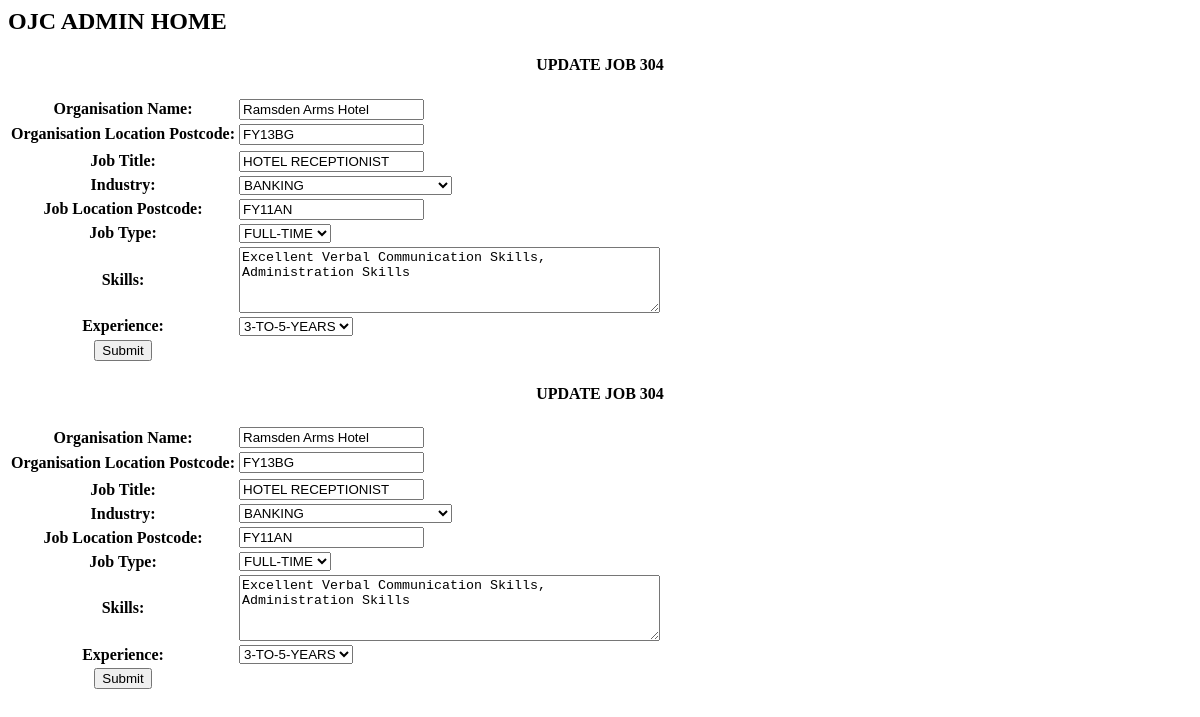
The page /admin/home/handler.php?editJob=304 on the database its author committed.
### tables this page shows
CREATE TABLE IF NOT EXISTS OJC_JOB(
	JOB_ID			INT NOT NULL AUTO_INCREMENT,
	USER_ID			INT NOT NULL,
	ORG_NAME		VARCHAR(255) NOT NULL,
	ORG_LOCATION	VARCHAR(255) NOT NULL,
	JOB_TITLE	 	VARCHAR(255) NOT NULL,
	JOB_INDUSTRY	INT NOT NULL,
	JOB_LOCATION	VARCHAR(255) NOT NULL,
	JOB_TYPE		INT NOT NULL,
	JOB_SKILLS		VARCHAR(255) NOT NULL,
	JOB_EXPERIENCE	INT NOT NULL,
    UPDATED_DATE 	TIMESTAMP DEFAULT CURRENT_TIMESTAMP,
	CONSTRAINT JOB_ID_PK PRIMARY KEY(JOB_ID),
	CONSTRAINT USER_ID_JOB_FK FOREIGN KEY(USER_ID) REFERENCES OJC_USER(USER_ID),
	CONSTRAINT JOB_INDUSTRY_JOB_FK FOREIGN KEY(JOB_INDUSTRY) REFERENCES OJC_JOB_INDUSTRY(JOB_INDUSTRY_ID),
	CONSTRAINT JOB_TYPE_JOB_FK FOREIGN KEY(JOB_TYPE) REFERENCES OJC_JOB_TYPE(JOB_TYPE_ID),
	CONSTRAINT JOB_EXPERIENCE_JOB_FK FOREIGN KEY(JOB_EXPERIENCE) REFERENCES OJC_JOB_EXPERIENCE(JOB_EXPERIENCE_ID)

);

### admin/object/user.php (called while the page is built, shortened)
<?php
class user
{
    private $conn;
    public function __construct($db)
    {
        $this->conn = $db;
    }
    function getJobDetails($job_id)
    {
        $query = "SELECT * FROM OJC_JOB WHERE JOB_ID = :job_id";
        $stmt = $this->conn->prepare($query);
        $stmt->bindParam(':job_id', $job_id);
        $stmt->execute();
        $userRow = $stmt->fetch(PDO::FETCH_ASSOC);
        return $userRow;
    }
    function getJobIndustryList()
    {
        $query = "SELECT * FROM OJC_JOB_INDUSTRY ORDER BY TYPE";
        $stmt = $this->conn->prepare($query);
        $stmt->execute();
        $rows = $stmt->fetchAll(PDO::FETCH_ASSOC);
        return $rows;
    }
    function getJobTypeList()
    {
        $query = "SELECT * FROM OJC_JOB_TYPE ORDER BY TYPE";
        $stmt = $this->conn->prepare($query);
        $stmt->execute();
        $rows = $stmt->fetchAll(PDO::FETCH_ASSOC);
        return $rows;
    }
    function getExperienceList()
    {
        $query = "SELECT * FROM OJC_JOB_EXPERIENCE ORDER BY TYPE";
        $stmt = $this->conn->prepare($query);
        $stmt->execute();
        $rows = $stmt->fetchAll(PDO::FETCH_ASSOC);
        return $rows;
    }
}

### admin/home/handler.php (the view, shortened to what this page needs)
<?php
include('../includes/admin_home_header.php');
include_once('../config/databaseConfig.php');
include_once('../object/user.php');
$database = new DatabaseConfig();
$db = $database->getConnection();
$user = new user($db);
if (isset($_GET['editJob'])) {
    $id = $_GET['editJob'];
    $jobToEdit = $user->getJobDetails($id);
?>
<!DOCTYPE html>
<html lang="en">
<head>
    <link rel="stylesheet" type="text/css" href="../css/admin.css">
</head>
<body>
<table>
    <h4 style="text-align:center">UPDATE JOB <?php echo $jobToEdit['JOB_ID']; ?> <h4>
    <form action="./admin/updates/admin_ajax_request_handler.php" method="post">
        <tr>
            <th>
            <label for="org_name">Organisation Name:</label></th>
            <td>
            <input type="text" id="org_name" name="org_name" value="<?php echo $jobToEdit['ORG_NAME']; ?>"></td>
        </tr>
        <tr>
            <th>
            <label for="org_location">Organisation Location Postcode:</label></th>
            <td>
            <input type="text" id="org_location" name="org_location" value="<?php echo $jobToEdit['ORG_LOCATION']; ?>"></td>
        <tr>
        <tr>
            <th>
            <label for="title">Job Title:</label>
            </th>
            <td>
            <input type="text" id="title" name="title" value="<?php echo $jobToEdit['JOB_TITLE']; ?>">
            </td>
        </tr>
        <tr>
            <th>
                <label for="industry">Industry:</label>
            </th>
            <td>
                <select name="industry" id="industry" value="<?php echo $jobToEdit['JOB_INDUSTRY'];?>">
                    <?php
                    $industryList = $user->getJobIndustryList();
                    foreach($industryList as $industry){
                        echo "<option value='".$industry['JOB_INDUSTRY_ID']."'>".$industry['TYPE']."</option>";
                    }?>
                </select>
            </td>
        </tr>
        <tr>
            <th>
            <label for="location">Job Location Postcode:</label>
            </th>
            <td>
            <input type="text" id="location" name="location" value="<?php echo $jobToEdit['JOB_LOCATION']; ?>">
            </td>
        </tr>
        <tr>
            <th>
                <label for="jobType">Job Type:</label>
            </th>
            <td>
                <select name="jobType" id="jobType" value="<?php echo $jobToEdit['JOB_TYPE']; ?>">
                <?php
                $jobTypeList = $user->getJobTypeList();
                foreach($jobTypeList as $jobType){
                    echo "<option value='".$jobType['JOB_TYPE_ID']."'>".$jobType['TYPE']."</option>";
                }?>
                </select>
            </td>
        </tr>
        <tr>
            <th>
            <label for="skills">Skills:</label>
            </th>
            <td>
                <textarea id="skills" name="skills" rows="4" cols="50"><?php echo $jobToEdit['JOB_SKILLS']; ?>
                </textarea>
            </td>
        </tr>
        <tr>
            <th><label for="experience">Experience:</label></th>
            <td>
            <select name="experience" id="experience" value="<?php echo $jobToEdit['JOB_EXPERIENCE'];?>">
                <?php
                $experienceList = $user->getExperienceList();
                foreach($experienceList as $experience){
                    echo "<option value='".$experience['JOB_EXPERIENCE_ID']."'>".$experience['TYPE']."</option>";
                }?>
            </select>
            </td>
        </tr>
        <tr>
            <th><input type="submit" value="Submit" class="edit_btn" name="updateJob"></th>
        </tr>
    </form>
</table>
</body>
</html>
<?php
}
?>
<?php
        if (isset($_GET['editJob']))
        {
            $id = $_GET['editJob'];
            $jobToEdit = $user->getJobDetails($id);
    ?>
        <table>
            <h4 style="text-align:center">UPDATE JOB <?php echo $jobToEdit['JOB_ID']; ?> <h4>
            <form action="./admin/updates/admin_ajax_request_handler.php" method="post">
                <tr>
                    <th>
                    <label for="org_name">Organisation Name:</label></th>
                    <td>
                    <input type="text" id="org_name" name="org_name" value="<?php echo $jobToEdit['ORG_NAME']; ?>"></td>
                </tr>
                <tr>
                    <th>
                    <label for="org_location">Organisation Location Postcode:</label></th>
                    <td>
                    <input type="text" id="org_location" name="org_location" value="<?php echo $jobToEdit['ORG_LOCATION']; ?>"></td>
                <tr>
                <tr>
                    <th>
                    <label for="title">Job Title:</label>
                    </th>
                    <td>
                    <input type="text" id="title" name="title" value="<?php echo $jobToEdit['JOB_TITLE']; ?>">
                    </td>
                </tr>
                <tr>
                    <th>
                        <label for="industry">Industry:</label>
                    </th>
                    <td>
                        <select name="industry" id="industry" value="<?php echo $jobToEdit['JOB_INDUSTRY'];?>">
                            <?php
                            $industryList = $user->getJobIndustryList();
                            foreach($industryList as $industry){
                                echo "<option value='".$industry['JOB_INDUSTRY_ID']."'>".$industry['TYPE']."</option>";
                            }?>
                        </select>
                    </td>
                </tr>
                <tr>
                    <th>
                    <label for="location">Job Location Postcode:</label>
                    </th>
                    <td>
                    <input type="text" id="location" name="location" value="<?php echo $jobToEdit['JOB_LOCATION']; ?>">
                    </td>
                </tr>
                <tr>
                    <th>
                        <label for="jobType">Job Type:</label>
                    </th>
                    <td>
                        <select name="jobType" id="jobType" value="<?php echo $jobToEdit['JOB_TYPE']; ?>">
                        <?php
                        $jobTypeList = $user->getJobTypeList();
                        foreach($jobTypeList as $jobType){
                            echo "<option value='".$jobType['JOB_TYPE_ID']."'>".$jobType['TYPE']."</option>";
                        }?>
                        </select>
                    </td>
                </tr>
                <tr>
                    <th>
                    <label for="skills">Skills:</label>
                    </th>
                    <td>
                        <textarea id="skills" name="skills" rows="4" cols="50"><?php echo $jobToEdit['JOB_SKILLS']; ?>
                        </textarea>
                    </td>
                </tr>
                <tr>
                    <th><label for="experience">Experience:</label></th>
                    <td>
                    <select name="experience" id="experience" value="<?php echo $jobToEdit['JOB_EXPERIENCE'];?>">
                        <?php
                        $experienceList = $user->getExperienceList();
                        foreach($experienceList as $experience){
                            echo "<option value='".$experience['JOB_EXPERIENCE_ID']."'>".$experience['TYPE']."</option>";
                        }?>
                    </select>
                    </td>
                </tr>
                <tr>
                    <th><input type="submit" value="Submit" class="edit_btn" name="updateJob"></th>
                </tr>
            </form>
        </table>
    <?php
        }
    ?>

### rows shown on the page
ojc_job: JOB_ID "304", org_name "Ramsden Arms Hotel", org_location "FY13BG", title "HOTEL RECEPTIONIST", location "FY11AN", skills "Excellent Verbal Communication Skills, Administration Skills"

### other values the page prints
form field industry "BANKING"
form field jobType "FULL-TIME"
form field experience "3-TO-5-YEARS"
